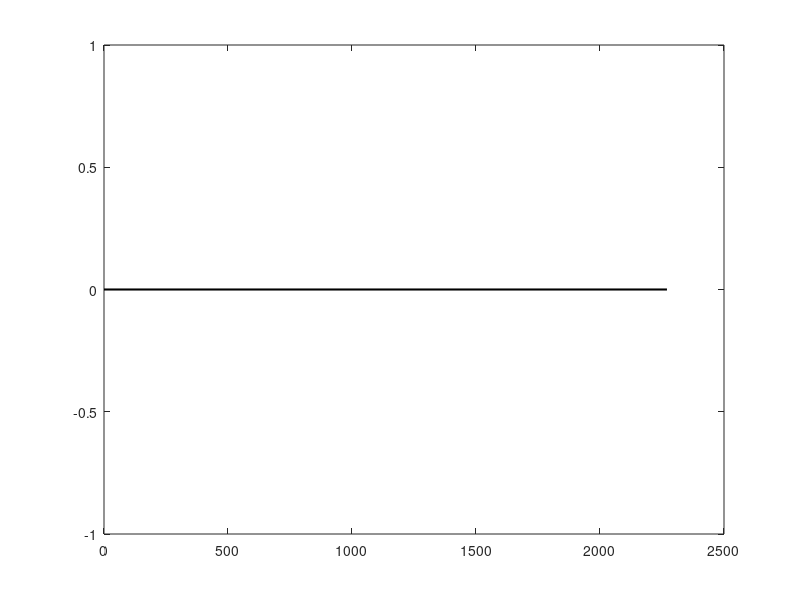

This chart was generated by the following MATLAB code: (Note: this script raises an error after producing the figure.)
figure(1);

    box on;
    plot([0 2270], [0 0], '-k', 'LineWidth', 1.5);
    hold on;
    plot([0 2270], [w_lane w_lane], '--k','LineWidth', 1.5);
    hold on;
    plot([0 2270], [2*w_lane 2*w_lane], '-k', 'LineWidth', 1.5);
    hold on;
    rectangle('Position', [Xv1(1)-l/2 Xv1(2)-b/2 l b], 'FaceColor', 'r');
    hold on;
    rectangle('Position', [Xv2(1)-l/2 Xv2(2)-b/2 l b], 'FaceColor', 'b');
    hold on;
    rectangle('Position', [Xv3(1)-l/2 Xv3(2)-b/2 l b], 'FaceColor', 'k');
    hold on;
    rectangle('Position', [Xv4(1)-l/2 Xv4(2)-b/2 l b], 'FaceColor', 'c');
    hold on;
    rectangle('Position', [Xv5(1)-l/2 Xv5(2)-b/2 l b], 'FaceColor', 'g');
    hold on;
    rectangle('Position', [Xv6(1)-l/2 Xv6(2)-b/2 l b], 'FaceColor', 'm');
    hold on;
    rectangle('Position', [Xv7(1)-l/2 Xv7(2)-b/2 l b], 'FaceColor', 'y');
    hold on;
    axis equal;
    xlim([Xv1(end,1)-2200 Xv1(end,1)+10]);
    ylim([-9 19.5])
    %         set(gcf, 'Position', [1000 1000 1250 1250]);
    set(gcf, 'Color', 'w');
    set(gca, 'FontSize', 12);
    set(gca,'ytick',[0:10:10]);
    set(gca,'xtick',[200:10:1000]);
    xlabel('x in [m]', 'FontSize', 12);
    ylabel('y in [m]', 'FontSize', 12);
    title('Vehicles Configurations for the Simulation at Time Step k = 50', 'FontSize', 12)



function plotTrajectoriesV7(~, ~, ~, ~, ~, ~, ~, ~, ~)
    
    close 1;
    global Xv1;
    global Xv2;
    global Xv3;
    global Xv4;
    global Xv5;
    global Xv6;
    global Xv7;

    global l;
    global b;
%     global x_safe;
    global w_lane;
%     global cen_up_lane;
%     global cen_low_lane;
    
        
    i = 1;
    sizex = size(Xv7); 
    g = sizex(1);   %to get the number of states of the system
                    %from the number of rows
     figure(1);               
        hold on;
        plot([0 2270], [0 0], '-k', 'LineWidth', 1.5);
        hold on;
        plot([0 2270], [w_lane w_lane], '--k','LineWidth', 1.5);
        hold on;
        plot([0 2270], [2*w_lane 2*w_lane], '-k', 'LineWidth', 1.5);
        hold on;
        box on;
        while i < g
            if i < g
            rectangle('Position', [Xv1(i,1)-l/2 Xv1(i,2)-b/2 l b], 'EdgeColor', 'r', 'LineWidth', 1.25);
            hold on;
            rectangle('Position', [Xv2(i,1)-l/2 Xv2(i,2)-b/2 l b], 'EdgeColor', 'b', 'LineWidth', 1.25);
            hold on;
            rectangle('Position', [Xv3(i,1)-l/2 Xv3(i,2)-b/2 l b], 'EdgeColor', 'k', 'LineWidth', 1.25);
            hold on;
            rectangle('Position', [Xv4(i,1)-l/2 Xv4(i,2)-b/2 l b], 'EdgeColor', 'c', 'LineWidth', 1.25);
            hold on;
            rectangle('Position', [Xv5(i,1)-l/2 Xv5(i,2)-b/2 l b], 'EdgeColor', 'g', 'LineWidth', 1.25);
            hold on;
            rectangle('Position', [Xv6(i,1)-l/2 Xv6(i,2)-b/2 l b], 'EdgeColor', 'm', 'LineWidth', 1.25);
            hold on;
            rectangle('Position', [Xv7(i,1)-l/2 Xv7(i,2)-b/2 l b], 'EdgeColor', 'y', 'LineWidth', 1.25);
            hold on;
            i=i+1;
            end
        end
        hold on;
        rectangle('Position', [Xv1(end,1)-l/2 Xv1(end,2)-b/2 l b], 'FaceColor', 'r');
        hold on;
        rectangle('Position', [Xv2(end,1)-l/2 Xv2(end,2)-b/2 l b], 'FaceColor', 'b');
        hold on;
        rectangle('Position', [Xv3(end,1)-l/2 Xv3(end,2)-b/2 l b], 'FaceColor', 'k');
        hold on;
        rectangle('Position', [Xv4(end,1)-l/2 Xv4(end,2)-b/2 l b], 'FaceColor', 'c');
        hold on;
        rectangle('Position', [Xv5(end,1)-l/2 Xv5(end,2)-b/2 l b], 'FaceColor', 'g');
        hold on;
        rectangle('Position', [Xv6(end,1)-l/2 Xv6(end,2)-b/2 l b], 'FaceColor', 'm');
        hold on;
        rectangle('Position', [Xv7(end,1)-l/2 Xv7(end,2)-b/2 l b], 'FaceColor', 'y');
        axis equal;

        Xv=[Xv1(end,1) Xv2(end,1) Xv3(end,1) Xv4(end,1) Xv5(end,1) Xv6(end,1) Xv7(end,1)];
        xlim([max(Xv)-2200 max(Xv)+10]);
        ylim([-9 19.5]);
        set(gcf, 'Color', 'w');
        set(gca, 'FontSize', 12);
        set(gca,'ytick',[0:10:10]);
        set(gca,'xtick',[200:10:1000]);
        xlabel('x in [m]', 'FontSize', 12);
        ylabel('y in [m]', 'FontSize', 12);

end



